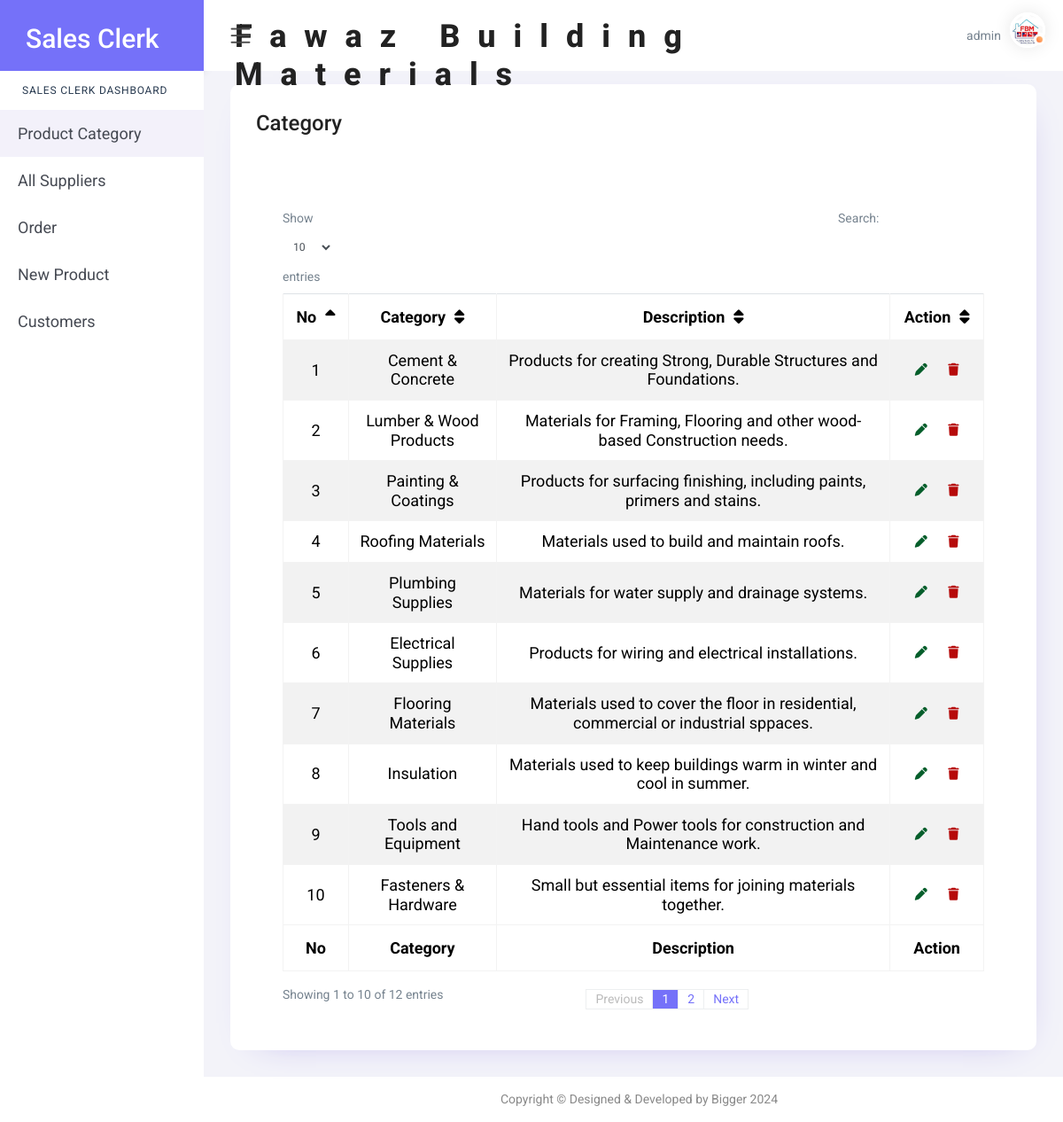
Page /category/ (signed in) on the committed database.
### app/models.py (models this page shows, shortened)
class Category(models.Model):
    category_name = models.CharField(max_length=100)
    category_description = models.TextField(blank=True, null=True)
    created_at = models.DateTimeField(auto_now_add=True)

### app/views.py (the view, shortened to what this page needs)
# urls.py: path('category/', views.category, name='category'),
def category(request):
    categories = Category.objects.all()
    return render(request, 'category.html',{'categories':categories})

### templates/category.html (shortened to what this page needs)
{% load static %}
<!DOCTYPE html>
<html lang="en">
<head>
    <link href="{% static 'plugins1/pg-calendar/css/pignose.calendar.min.css' %}" rel="stylesheet">
    <link rel="stylesheet" href="{% static 'plugins1/chartist/css/chartist.min.css' %}">
    <link rel="stylesheet" href="{% static 'plugins1/chartist-plugin-tooltips/css/chartist-plugin-tooltip.css' %}">
    <link href="{% static 'css1/style.css' %}" rel="stylesheet">
    <link rel="stylesheet" href="https://cdnjs.cloudflare.com/ajax/libs/font-awesome/6.7.2/css/all.min.css" />
</head>
<body>
    <div id="main-wrapper">
        <div class="nav-header">
            <div class="brand-logo">
                <a href="{% url 'clerk' %}">
                    <b><h4 style="color: white;font-size: 30px;">Sales Clerk</h4></b>
                </a>
            </div>
        </div>
        <div class="header">
            <div class="header-content clearfix">
                <div class="nav-control">
                    <div class="hamburger">
                        <span class="toggle-icon"><i class="icon-menu"></i></span>
                    </div>
                </div>
                <div class="header-right">
                    <ul class="clearfix">
                        <li class="icons dropdown">
                            <span class="username" style="margin-right: 10px;" >{{user}}</span>
                            <div class="user-img c-pointer position-relative"   data-toggle="dropdown">
                                <span class="activity active"></span>
                                <img src="{% static 'images/fawaz.jpeg' %}" height="40" width="40" alt="">
                            </div>
                        </li>
                    </ul>
                </div>
                <h1 style="padding-top: 20px; letter-spacing: 20px; font-weight: 800; margin-left: 20px;">Fawaz Building Materials</h1>
            </div>
        </div>
        <div class="nk-sidebar">
            <div class="nk-nav-scroll">
                <ul class="metismenu" id="menu" style="font-size: 18px;">
                    <li class="nav-label">Sales Clerk Dashboard</li>
                    <li class="mega-menu mega-menu-sm">
                        <li><a href="{% url 'category' %}">Product Category</a></li>
                    </li>
                    <li>
                        <li><a href="{% url 'supplier' %}">All Suppliers</a></li>
                    </li>
                    <li>
                        <li><a href="{% url 'purchase' %}">Order</a></li>
                    </li>
                    <li>
                        <li><a href="{% url 'product' %}">New Product</a></li>
                    </li>
                    <li>
                        <li><a href="{% url 'customer' %}">Customers</a></li>
                    </li>
                </ul>
            </div>
        </div>
        <div class="content-body">
            <div class="container-fluid">
                <div class="row">
                    <div class="col-12">
                        <div class="card">
                            <div class="card-body">
                                <h3>Category</h3>
                                <div class="container">
                                    <div class="row" style="margin-top: 20px;">
                                    </div>
                                </div>
                                <div class="table-responsive">
                                    <table class="table table-striped table-bordered zero-configuration">
                                        <thead>
                                            <tr>
                                                <th style="font-size: 18px; color:black; text-align: center;">No</th>
                                                <th style="font-size: 18px; color:black; text-align: center;">Category</th>
                                                <th style="font-size: 18px; color:black; text-align: center;">Description</th>
                                                <th style="font-size: 18px; color:black; text-align: center;">Action</th>
                                            </tr>
                                        </thead>
                                        <tbody>
                                            {% for category in categories %}
                                            <tr>
                                                <td style="font-size: 18px; color:black; text-align: center;">{{forloop.counter}}</td>
                                                <td style="font-size: 18px; color:black; text-align: center;">{{category.category_name}}</td>
                                                <td style="font-size: 18px; color:black; text-align: center;">{{category.category_description}}</td>
                                                <td style="text-align: center;">
                                                    <a href="{% url 'edit_category' category.id %}" >
                                                        <i class="fas fa-pen" style="color: rgb(5, 94, 43); margin-right: 20px;"></i>
                                                      </a>
                                                      <a href="{% url 'delete_category' category.id %}" >
                                                        <i class="fas fa-trash" style="color: rgb(182, 10, 10);"></i>
                                                      </a>
                                                </td>
                                            </tr>
                                            {% endfor %}
                                        </tbody>
                                        <tfoot>
                                            <tr>
                                                <th style="font-size: 18px; color:black; text-align: center;">No</th>
                                                <th style="font-size: 18px; color:black; text-align: center;">Category</th>
                                                <th style="font-size: 18px; color:black; text-align: center;">Description</th>
                                                <th style="font-size: 18px; color:black; text-align: center;">Action</th>
                                            </tr>
                                        </tfoot>
                                    </table>
                                </div>
                            </div>
                        </div>
                    </div>
                </div>
            </div>
        </div>
        <div class="footer">
            <div class="copyright">
                <p>Copyright &copy; Designed & Developed by Bigger 2024</p>
            </div>
        </div>
    </div>
</body>
</html>

### rows in the picture
Category: category_name "Cement & Concrete", category_description "Products for creating Strong, Durable Structures and Foundations."
Category: category_name "Lumber & Wood Products", category_description "Materials for Framing, Flooring and other wood-based Construction needs."
Category: category_name "Painting & Coatings", category_description "Products for surfacing finishing, including paints, primers and stains."
Category: category_name "Roofing Materials", category_description "Materials used to build and maintain roofs."
Category: category_name "Plumbing Supplies", category_description "Materials for water supply and drainage systems."
Category: category_name "Electrical Supplies", category_description "Products for wiring and electrical installations."
Category: category_name "Flooring Materials", category_description "Materials used to cover the floor in residential, commercial or industrial sppaces."
Category: category_name "Insulation", category_description "Materials used to keep buildings warm in winter and cool in summer."
Category: category_name "Tools and Equipment", category_description "Hand tools and Power tools for construction and Maintenance work."
Category: category_name "Fasteners & Hardware", category_description "Small but essential items for joining materials together."

### other values in the picture
{{ user }} "admin"
